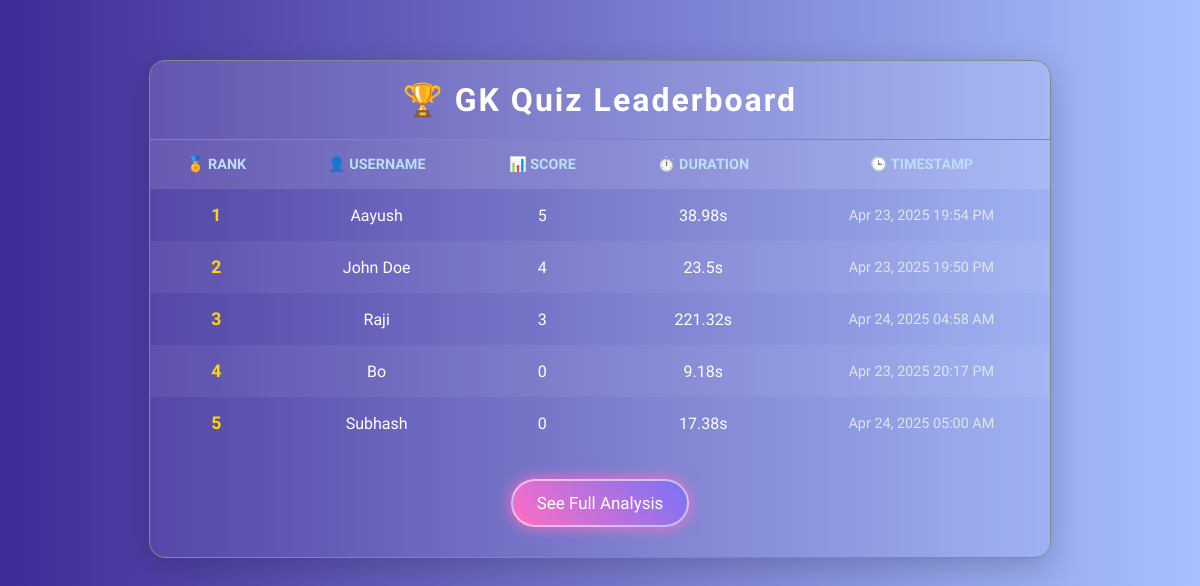
Page /quiz/leaderboard/GK/ on the earlier database version.
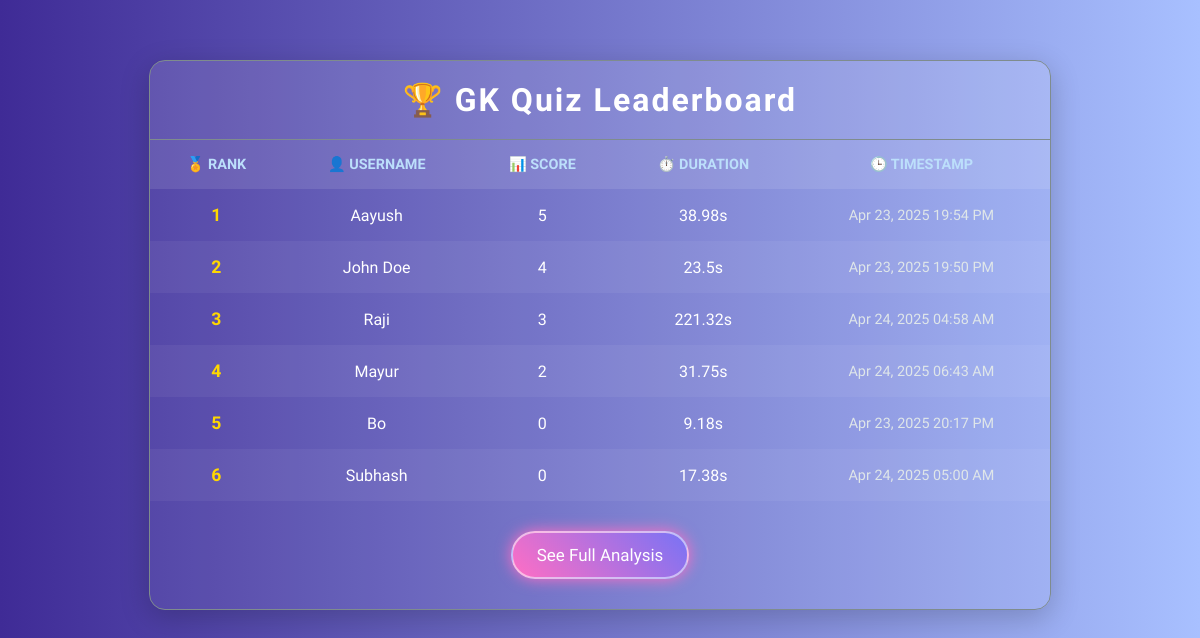
Same page on the later database version.
### myquiz/models.py (models this page shows, shortened)
class QuizResult(models.Model):
    user_name = models.CharField(max_length=100)
    quiz_name = models.CharField(max_length=100)
    score = models.IntegerField()
    time_taken = models.FloatField(help_text="Time in seconds")
    timestamp = models.DateTimeField(auto_now_add=True)

### myquiz/views.py (the view)
# urls.py: path('leaderboard/<str:quiz_name>/', views.leaderboard_view, name='leaderboard'),
def leaderboard_view(request, quiz_name):
    leaderboard = QuizResult.objects.filter(
        quiz_name__iexact=quiz_name
    ).order_by('-score', 'time_taken')
    return render(request, 'leaderboard.html', {
        'leaderboard': leaderboard,
        'quiz_name': quiz_name.upper(),
    })

### myquiz/templates/leaderboard.html (shortened to what this page needs)
{% load static %}
<!DOCTYPE html>
<html lang="en">
<head>
  <link rel="stylesheet" href="{% static "leaderboard.css" %}">
</head>
<body>
  <div class="leaderboard-container">
    <div class="leaderboard-header">
      <h2>🏆 {{ quiz_name }} Quiz Leaderboard</h2>
    </div>
    <table>
      <thead>
        <tr>
          <th>🏅 Rank</th>
          <th>👤 Username</th>
          <th>📊 Score</th>
          <th>⏱️ Duration</th>
          <th>🕒 Timestamp</th>
        </tr>
      </thead>
      <tbody>
        {% for entry in leaderboard %}
        <tr>
          <td class="rank-badge">{{ forloop.counter }}</td>
          <td>{{ entry.user_name }} </td>
          <td>{{ entry.score }}</td>
          <td>{{ entry.time_taken }}s</td>
          <td class="timestamp">{{ entry.timestamp|date:"M d, Y H:i A" }}</td>
        </tr>
        {% empty %}
        <tr>
          <td colspan="5">No results yet.</td>
        </tr>
        {% endfor %}
      </tbody>
    </table>
    <div style="text-align: center; margin: 30px 0;" id="analysisBtn">
      <a href="{% url 'analysis' quiz_name %}" class="analysis-button">See Full Analysis</a>
    </div>
  </div>
</body>
</html>

Differences in the rows shown:
added QuizResult: user_name "Mayur", score "2", time_taken "31.75", timestamp "Apr 24, 2025 06:43 AM"
